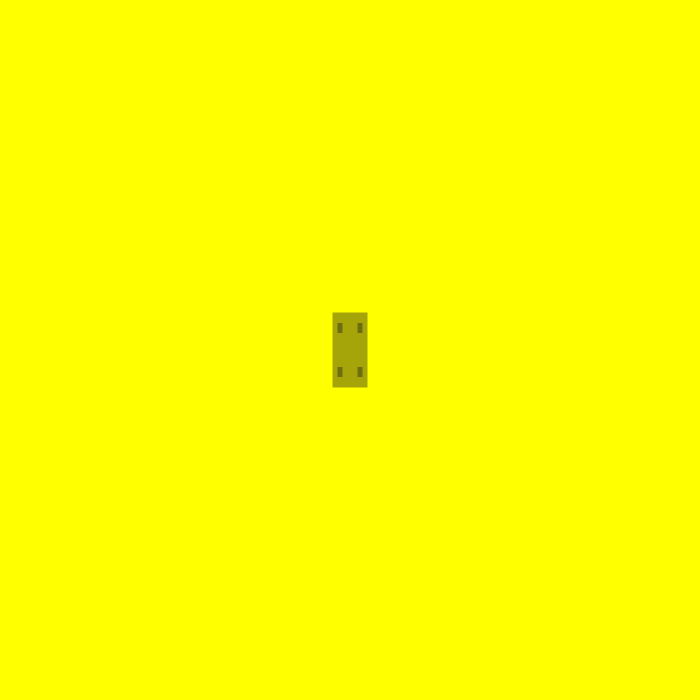
Frame 1 (no input)
Frame 60 (the mouse pressed at the canvas centre just before this capture): identical to frame 1, image omitted
Frame 120 (the mouse held since frame 60 and released just before this capture): identical to frame 1, image omitted

The Processing sketch that drew this single still picture (run headless with seeded random() and noise(); from frame 60 on, the mouse is pressed at the canvas centre):

// Processing sketch: processing_79516
// ── processing_79516.pde

// simple car by Luke O'Connor
 
PVector position, velocity;
float angle, steerAngle;
 
boolean[] keys = new boolean[256];
 
//
void setup() {
   
  //
  size(700, 700);
  smooth();
   
  //
  velocity = new PVector();
  position = new PVector(width * 2.5, height * 2.5);
   
  //
  angle = 0.0;
  steerAngle = 0.0;
   
}
 
 
//
void draw() {
   
  //
  background(255,255,0);
 
  //
  PVector force = new PVector(); 
   
  //
  PVector vector1 = new PVector(sin(angle), cos(angle));
  PVector vector2 = new PVector(vector1.y, - vector1.x);
   
  //
  float forwardVelocity = vector1.dot(velocity);
  float sidewaysVelocity = vector2.dot(velocity);
 
  //
  steerAngle = 0.0;
  float factor = constrain(forwardVelocity * 0.5, -1.5, 1.5);
  if(keys[37]) {
    angle += 0.05 * factor;
    steerAngle = - PI * 0.20;
  }
  if(keys[39]) {
    angle -= 0.05 * factor; 
    steerAngle = PI * 0.20;
  }
   
  //
  force.add(PVector.mult(vector1, -forwardVelocity * 0.1));
  if(keys[38]) {
    force.add(PVector.mult(vector1, 1.0));
  }   
  if(keys[40]) {
    force.add(PVector.mult(vector1, -1.0));
  }  
   
  //
  float sidewaysFriction = - constrain(sidewaysVelocity * 10.0, -5.0, 5.0);
  force.add(PVector.mult(vector2, sidewaysFriction)); 
   
  //
  force.div(7.5);
  velocity.add(force);
  position.add(velocity);
   
  //
  position.x = (position.x + width) % width;
  position.y = (position.y + height) % height;
   
  //
  fill(25, 100);
  noStroke();
  rectMode(CENTER);
  //
  pushMatrix();
  translate(position.x, position.y);
  rotate(-angle);
  rect(0, 0, 35, 75);
  pushMatrix();
  translate(10,17);
  rotate(steerAngle);
  rect(0, 5, 5, 10);
  popMatrix();
  pushMatrix();
  translate(-10,17);
  rotate(steerAngle);
  rect(0, 5, 5, 10);
  popMatrix();
  pushMatrix();
  translate(-10,-17);
  rect(0, -5, 5, 10);
  popMatrix();  
  pushMatrix();
  translate(10,-17);
  rect(0, -5, 5, 10);
  popMatrix();  
  popMatrix();
   
}
 
 
//
void keyPressed() {keys[keyCode] = true;}
void keyReleased() {keys[keyCode] = false;}
